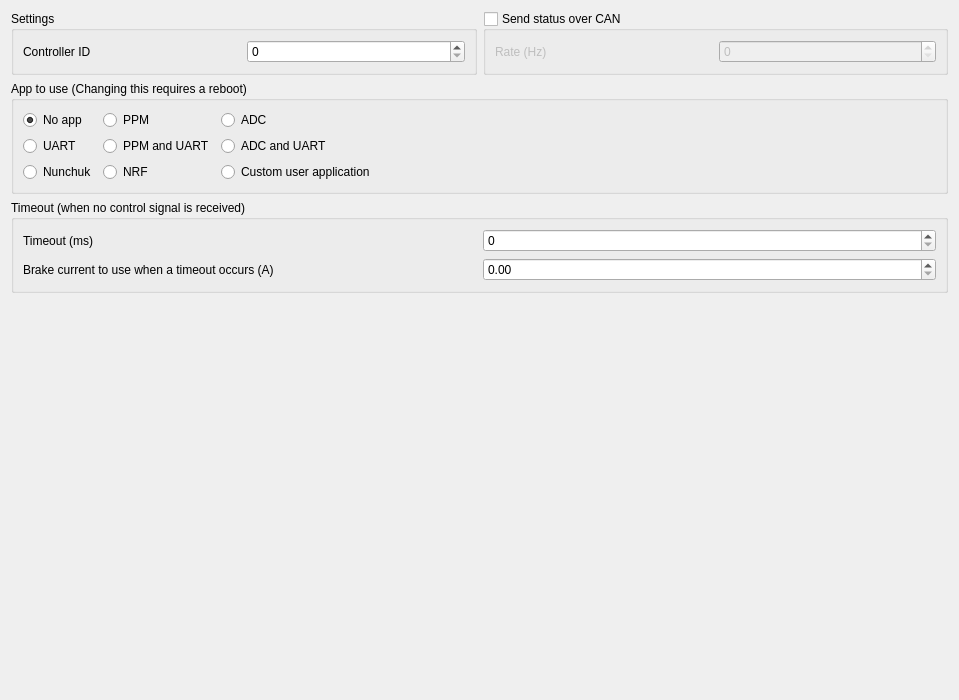
            <widget class="QWidget" name="tab_16">
             <attribute name="title">
              <string>General</string>
             </attribute>
             <layout class="QVBoxLayout" name="verticalLayout_3">
              <item>
               <layout class="QHBoxLayout" name="horizontalLayout_5">
                <item>
                 <widget class="QGroupBox" name="groupBox_28">
                  <property name="title">
                   <string>Settings</string>
                  </property>
                  <layout class="QGridLayout" name="gridLayout_29">
                   <item row="0" column="0">
                    <widget class="QLabel" name="label_65">
                     <property name="text">
                      <string>Controller ID</string>
                     </property>
                    </widget>
                   </item>
                   <item row="0" column="1">
                    <widget class="QSpinBox" name="appconfControllerIdBox">
                     <property name="maximum">
                      <number>255</number>
                     </property>
                    </widget>
                   </item>
                  </layout>
                 </widget>
                </item>
                <item>
                 <widget class="QGroupBox" name="appconfSendCanStatusBox">
                  <property name="title">
                   <string>Send status over CAN</string>
                  </property>
                  <property name="checkable">
                   <bool>true</bool>
                  </property>
                  <property name="checked">
                   <bool>false</bool>
                  </property>
                  <layout class="QGridLayout" name="gridLayout_25">
                   <item row="0" column="0">
                    <widget class="QLabel" name="label_12">
                     <property name="text">
                      <string>Rate (Hz)</string>
                     </property>
                    </widget>
                   </item>
                   <item row="0" column="1">
                    <widget class="QSpinBox" name="appconfSendCanStatusRateBox">
                     <property name="maximum">
                      <number>1000</number>
                     </property>
                    </widget>
                   </item>
                  </layout>
                 </widget>
                </item>
               </layout>
              </item>
              <item>
               <widget class="QGroupBox" name="groupBox_18">
                <property name="title">
                 <string>App to use (Changing this requires a reboot)</string>
                </property>
                <layout class="QHBoxLayout" name="horizontalLayout_33">
                 <item>
                  <layout class="QGridLayout" name="gridLayout_22">
                   <item row="1" column="0">
                    <widget class="QRadioButton" name="appconfUseUartButton">
                     <property name="text">
                      <string>UART</string>
                     </property>
                    </widget>
                   </item>
                   <item row="1" column="1">
                    <widget class="QRadioButton" name="appconfUsePpmUartButton">
                     <property name="text">
                      <string>PPM and UART</string>
                     </property>
                    </widget>
                   </item>
                   <item row="2" column="2">
                    <widget class="QRadioButton" name="appconfUseCustomButton">
                     <property name="text">
                      <string>Custom user application</string>
                     </property>
                    </widget>
                   </item>
                   <item row="0" column="0">
                    <widget class="QRadioButton" name="appconfUseNoAppButton">
                     <property name="text">
                      <string>No app</string>
                     </property>
                     <property name="checked">
                      <bool>true</bool>
                     </property>
                    </widget>
                   </item>
                   <item row="2" column="1">
                    <widget class="QRadioButton" name="appconfUseNrfButton">
                     <property name="text">
                      <string>NRF</string>
                     </property>
                    </widget>
                   </item>
                   <item row="2" column="0">
                    <widget class="QRadioButton" name="appconfUseNunchukButton">
                     <property name="text">
                      <string>Nunchuk</string>
                     </property>
                    </widget>
                   </item>
                   <item row="0" column="1">
                    <widget class="QRadioButton" name="appconfUsePpmButton">
                     <property name="text">
                      <string>PPM</string>
                     </property>
                    </widget>
                   </item>
                   <item row="0" column="2">
                    <widget class="QRadioButton" name="appconfUseAdcButton">
                     <property name="text">
                      <string>ADC</string>
                     </property>
                    </widget>
                   </item>
                   <item row="1" column="2">
                    <widget class="QRadioButton" name="appconfUseAdcUartButton">
                     <property name="text">
                      <string>ADC and UART</string>
                     </property>
                    </widget>
                   </item>
                  </layout>
                 </item>
                 <item>
                  <spacer name="horizontalSpacer_12">
                   <property name="orientation">
                    <enum>Qt::Horizontal</enum>
                   </property>
                   <property name="sizeHint" stdset="0">
                    <size>
                     <width>561</width>
                     <height>20</height>
                    </size>
                   </property>
                  </spacer>
                 </item>
                </layout>
               </widget>
              </item>
              <item>
               <widget class="QGroupBox" name="groupBox_22">
                <property name="title">
                 <string>Timeout (when no control signal is received)</string>
                </property>
                <layout class="QGridLayout" name="gridLayout_18">
                 <item row="0" column="0">
                  <widget class="QLabel" name="label_52">
                   <property name="text">
                    <string>Timeout (ms)</string>
                   </property>
                  </widget>
                 </item>
                 <item row="0" column="1">
                  <widget class="QSpinBox" name="appconfTimeoutBox">
                   <property name="maximum">
                    <number>30000</number>
                   </property>
                   <property name="singleStep">
                    <number>500</number>
                   </property>
                  </widget>
                 </item>
                 <item row="1" column="0">
                  <widget class="QLabel" name="label_53">
                   <property name="text">
                    <string>Brake current to use when a timeout occurs (A)</string>
                   </property>
                  </widget>
                 </item>
                 <item row="1" column="1">
                  <widget class="QDoubleSpinBox" name="appconfTimeoutBrakeCurrentBox">
                   <property name="maximum">
                    <double>200.000000000000000</double>
                   </property>
                  </widget>
                 </item>
                </layout>
               </widget>
              </item>
              <item>
               <spacer name="verticalSpacer_3">
                <property name="orientation">
                 <enum>Qt::Vertical</enum>
                </property>
                <property name="sizeHint" stdset="0">
                 <size>
                  <width>20</width>
                  <height>396</height>
                 </size>
                </property>
               </spacer>
              </item>
             </layout>
            </widget>
